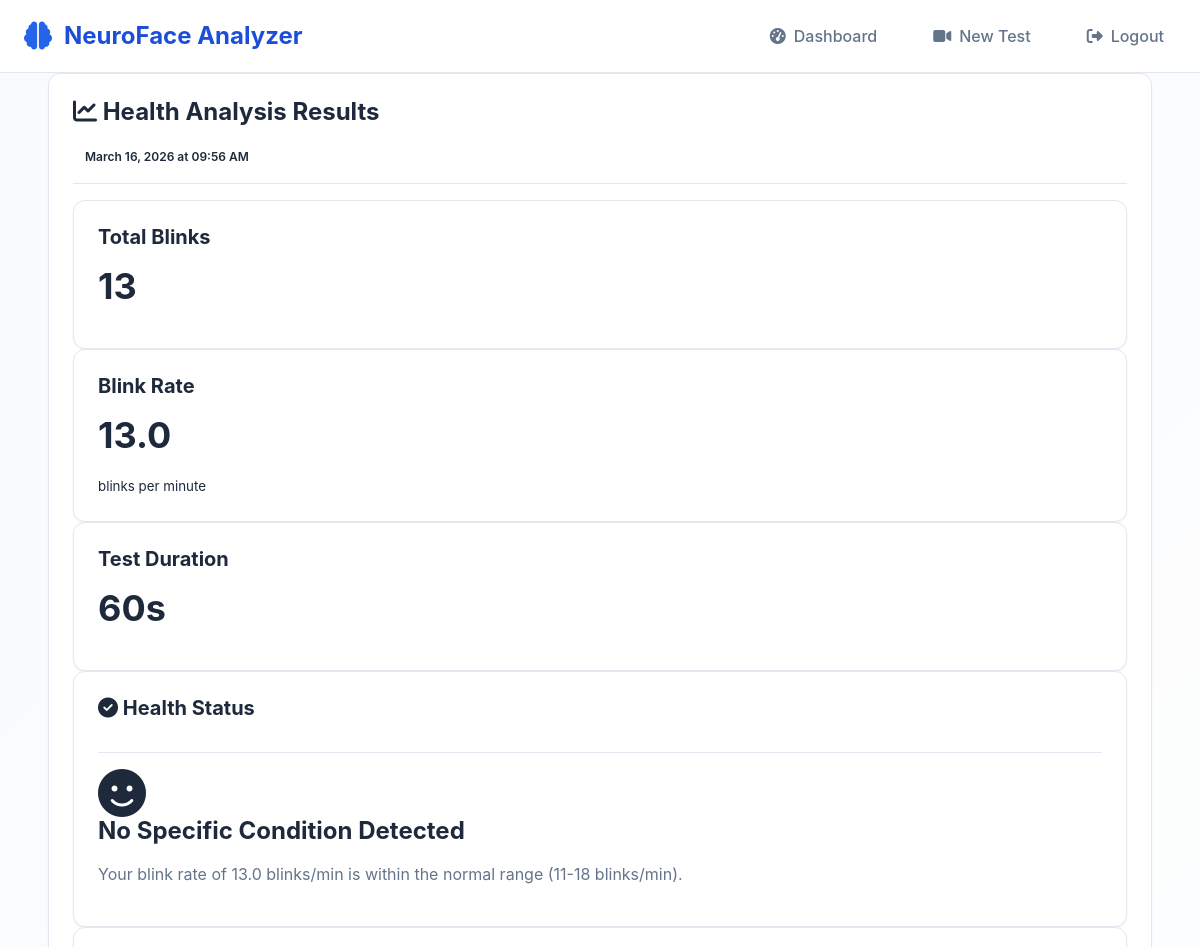
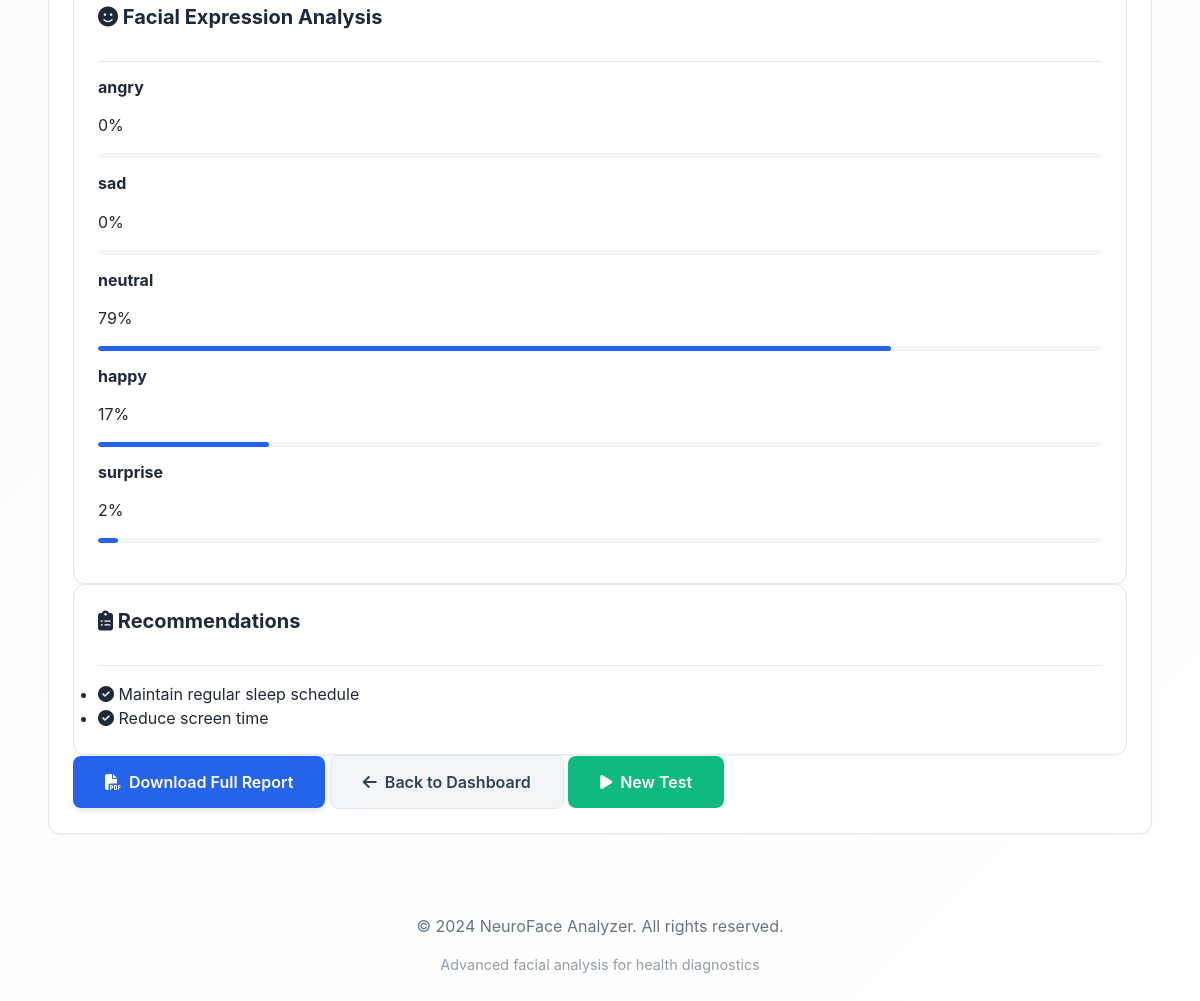
/results/2 (signed in), run on the app's committed database (2 pictures, top to bottom).
### models.py (models this page shows)
class TestResult(db.Model):
    __tablename__ = 'test_results'
    id = db.Column(db.Integer, primary_key=True)
    user_id = db.Column(db.Integer, db.ForeignKey('users.id'), nullable=False)
    blink_count = db.Column(db.Integer, default=0)
    blink_rate = db.Column(db.Float, default=0.0)
    micro_expressions = db.Column(db.Text)  # JSON string
    conditions = db.Column(db.Text)  # JSON string
    confidence_scores = db.Column(db.Text)  # JSON string
    recommendations = db.Column(db.Text)  # JSON string
    facial_asymmetry = db.Column(db.Float, default=0.0)
    expression_variability = db.Column(db.Float, default=0.0)
    test_duration = db.Column(db.Integer, default=60)  # seconds
    test_date = db.Column(db.DateTime, default=datetime.utcnow)

### app.py (the view)
@app.route('/results/<int:result_id>')
@login_required
def results(result_id):
    result = TestResult.query.get_or_404(result_id)
    if result.user_id != current_user.id:
        flash('Access denied.', 'danger')
        return redirect(url_for('dashboard'))
    micro_expressions = json.loads(result.micro_expressions) if result.micro_expressions else {}
    conditions = json.loads(result.conditions) if result.conditions else []
    confidence_scores = json.loads(result.confidence_scores) if result.confidence_scores else {}
    recommendations = json.loads(result.recommendations) if result.recommendations else []
    health_conditions = HealthCondition.query.filter_by(test_result_id=result.id).all()
    return render_template('results.html',
                         result=result,
                         micro_expressions=micro_expressions,
                         conditions=conditions,
                         confidence_scores=confidence_scores,
                         recommendations=recommendations,
                         health_conditions=health_conditions)

### app.py (called while the page is built)
@login_manager.user_loader
def load_user(user_id):
    return User.query.get(int(user_id))

@app.template_filter('fromjson')
def fromjson_filter(value):
    try:
        if isinstance(value, str):
            return json.loads(value)
        return value
    except:
        return []

### templates/results.html (shortened to what this page needs)
    {% set expressions = result.micro_expressions|fromjson %}
    {% set conditions = result.conditions|fromjson %}
    {% set recommendations = result.recommendations|fromjson %}
{% extends "base.html" %}
{% block content %}
<div class="container py-4">
    <div class="row">
        <div class="col-12">
            <div class="card shadow-sm">
                <div class="card-header bg-primary text-white d-flex justify-content-between align-items-center">
                    <h4 class="mb-0">
                        <i class="fas fa-chart-line"></i>
                        Health Analysis Results
                    </h4>
                    <span class="badge bg-light text-dark">
                        {{ result.test_date.strftime('%B %d, %Y at %I:%M %p') }}
                    </span>
                </div>
                <div class="card-body">
                    <div class="row mb-4">
                        <div class="col-md-4">
                            <div class="card bg-light">
                                <div class="card-body text-center">
                                    <h5 class="text-muted">Total Blinks</h5>
                                    <h2 class="display-4">{{ result.blink_count }}</h2>
                                </div>
                            </div>
                        </div>
                        <div class="col-md-4">
                            <div class="card bg-light">
                                <div class="card-body text-center">
                                    <h5 class="text-muted">Blink Rate</h5>
                                    <h2 class="display-4">{{ "%.1f"|format(result.blink_rate) }}</h2>
                                    <small class="text-muted">blinks per minute</small>
                                </div>
                            </div>
                        </div>
                        <div class="col-md-4">
                            <div class="card bg-light">
                                <div class="card-body text-center">
                                    <h5 class="text-muted">Test Duration</h5>
                                    <h2 class="display-4">{{ result.test_duration }}s</h2>
                                </div>
                            </div>
                        </div>
                    </div>
                    <div class="row mb-4">
                        <div class="col-12">
                            {% set conditions = result.conditions|fromjson %}
                            {% set confidence_scores = result.confidence_scores|fromjson %}
                            {% if conditions and conditions[0] != 'No specific condition detected' %}
                                {% set primary_condition = conditions[0] %}
                                {% set confidence = confidence_scores.get(primary_condition, 0) %}
                                <div class="card {% if confidence > 70 %}border-danger{% elif confidence > 50 %}border-warning{% else %}border-info{% endif %}">
                                    <div class="card-header {% if confidence > 70 %}bg-danger{% elif confidence > 50 %}bg-warning{% else %}bg-info{% endif %} text-white">
                                        <h5 class="mb-0">
                                            <i class="fas fa-exclamation-triangle"></i>
                                            Primary Health Indicator
                                        </h5>
                                    </div>
                                    <div class="card-body">
                                        <div class="row align-items-center">
                                            <div class="col-md-8">
                                                <h3>{{ primary_condition }}</h3>
                                                <div class="progress mt-3" style="height: 20px;">
                                                    <div class="progress-bar {% if confidence > 70 %}bg-danger{% elif confidence > 50 %}bg-warning{% else %}bg-info{% endif %}"
                                                         style="width: {{ confidence }}%">
                                                        {{ "%.0f"|format(confidence) }}% Confidence
                                                    </div>
                                                </div>
                                            </div>
                                            <div class="col-md-4 text-center">
                                                <div class="display-1">{{ "%.0f"|format(confidence) }}%</div>
                                                <small class="text-muted">Detection Confidence</small>
                                            </div>
                                        </div>
                                    </div>
                                </div>
                            {% else %}
                                <div class="card border-success">
                                    <div class="card-header bg-success text-white">
                                        <h5 class="mb-0">
                                            <i class="fas fa-check-circle"></i>
                                            Health Status
                                        </h5>
                                    </div>
                                    <div class="card-body text-center">
                                        <i class="fas fa-smile text-success" style="font-size: 48px;"></i>
                                        <h4 class="mt-3">No Specific Condition Detected</h4>
                                        <p class="text-muted">Your blink rate of {{ "%.1f"|format(result.blink_rate) }} blinks/min is within the normal range (11-18 blinks/min).</p>
                                    </div>
                                </div>
                            {% endif %}
                        </div>
                    </div>
                    <div class="row mb-4">
                        <div class="col-12">
                            <div class="card">
                                <div class="card-header bg-secondary text-white">
                                    <h5 class="mb-0">
                                        <i class="fas fa-smile"></i>
                                        Facial Expression Analysis
                                    </h5>
                                </div>
                                <div class="card-body">
                                    <div class="row">
                                        {% set expressions = result.micro_expressions|fromjson %}
                                        {% for emotion, value in expressions.items() %}
                                        <div class="col-md-2 col-6 mb-3">
                                            <div class="text-center">
                                                <h6 class="text-capitalize">{{ emotion }}</h6>
                                                <div class="display-6">{{ value }}%</div>
                                                <div class="progress mt-2" style="height: 5px;">
                                                    <div class="progress-bar
                                                        {% if emotion == 'happy' %}bg-success
                                                        {% elif emotion == 'sad' %}bg-info
                                                        {% elif emotion == 'angry' %}bg-danger
                                                        {% elif emotion == 'surprise' %}bg-warning
                                                        {% else %}bg-secondary{% endif %}"
                                                        style="width: {{ value }}%">
                                                    </div>
                                                </div>
                                            </div>
                                        </div>
                                        {% endfor %}
                                    </div>
                                </div>
                            </div>
                        </div>
                    </div>
                    <div class="row mb-4">
                        <div class="col-12">
                            <div class="card">
                                <div class="card-header bg-info text-white">
                                    <h5 class="mb-0">
                                        <i class="fas fa-clipboard-list"></i>
                                        Recommendations
                                    </h5>
                                </div>
                                <div class="card-body">
                                    <ul class="list-group list-group-flush">
                                        {% set recommendations = result.recommendations|fromjson %}
                                        {% for recommendation in recommendations %}
                                        <li class="list-group-item">
                                            <i class="fas fa-check-circle text-success mr-2"></i>
                                            {{ recommendation }}
                                        </li>
                                        {% endfor %}
                                    </ul>
                                </div>
                            </div>
                        </div>
                    </div>
                    <div class="row">
                        <div class="col-12 text-center">
                            <a href="{{ url_for('download_report', result_id=result.id) }}" class="btn btn-primary btn-lg">
                                <i class="fas fa-file-pdf"></i>
                                Download Full Report
                            </a>
                            <a href="{{ url_for('dashboard') }}" class="btn btn-secondary btn-lg ml-2">
                                <i class="fas fa-arrow-left"></i>
                                Back to Dashboard
                            </a>
                            <a href="{{ url_for('start_test') }}" class="btn btn-success btn-lg ml-2">
                                <i class="fas fa-play"></i>
                                New Test
                            </a>
                        </div>
                    </div>
                </div>
            </div>
        </div>
    </div>
</div>
{% endblock %}

### static/css/style.css (style rules this page uses)
:root { --primary-50: #eff6ff; --primary-100: #dbeafe; --primary-200: #bfdbfe; --primary-300: #93c5fd; --primary-400: #60a5fa; --primary-500: #3b82f6; --primary-600: #2563eb; --primary-700: #1d4ed8; --primary-800: #1e40af; --primary-900: #1e3a8a; --secondary-50: #f8fafc; --secondary-100: #f1f5f9; --secondary-200: #e2e8f0; --secondary-300: #cbd5e1; --secondary-400: #94a3b8; --secondary-500: #64748b; --secondary-600: #475569; --secondary-700: #334155; --secondary-800: #1e293b; --secondary-900: #0f172a; --accent-success: #10b981; --accent-warning: #f59e0b; --accent-danger: #ef4444; --accent-info: #3b82f6; --bg-primary: #ffffff; --bg-secondary: #f8fafc; --bg-tertiary: #f1f5f9; --text-primary: #1e293b; --text-secondary: #64748b; --text-tertiary: #94a3b8; --border-color: #e2e8f0; --shadow-sm: 0 1px 2px 0 rgb(0 0 0 / 0.05); --shadow-md: 0 4px 6px -1px rgb(0 0 0 / 0.1); --shadow-lg: 0 10px 15px -3px rgb(0 0 0 / 0.1); --shadow-xl: 0 20px 25px -5px rgb(0 0 0 / 0.1); --radius-sm: 0.375rem; --radius-md: 0.5rem; --radius-lg: 0.75rem; --radius-xl: 1rem; --radius-full: 9999px; --transition-fast: 150ms cubic-bezier(0.4, 0, 0.2, 1); --transition-normal: 300ms cubic-bezier(0.4, 0, 0.2, 1); --transition-slow: 500ms cubic-bezier(0.4, 0, 0.2, 1); }
* { margin: 0; padding: 0; box-sizing: border-box; }
html { font-size: 16px; scroll-behavior: smooth; }
body { font-family: 'Inter', -apple-system, BlinkMacSystemFont, 'Segoe UI', Roboto, Oxygen, Ubuntu, Cantarell, sans-serif; line-height: 1.5; color: var(--text-primary); background: linear-gradient(135deg, var(--bg-secondary) 0%, var(--bg-primary) 100%); min-height: 100vh; overflow-x: hidden; }
h1, h2, h3, h4, h5, h6 { font-weight: 700; line-height: 1.2; color: var(--text-primary); margin-bottom: 1rem; }
h2 { font-size: 2.25rem; }
h4 { font-size: 1.5rem; }
h5 { font-size: 1.25rem; }
h6 { font-size: 1rem; }
p { margin-bottom: 1rem; color: var(--text-secondary); }
a { color: var(--primary-600); text-decoration: none; transition: color var(--transition-fast); }
.container { width: 100%; max-width: 1200px; margin: 0 auto; padding: 0 1.5rem; }
.btn { display: inline-flex; align-items: center; justify-content: center; gap: 0.5rem; padding: 0.75rem 1.5rem; font-weight: 600; font-size: 0.875rem; line-height: 1.25rem; border: none; border-radius: var(--radius-md); cursor: pointer; transition: all var(--transition-fast); text-decoration: none; user-select: none; }
.btn i { font-size: 1rem; }
.btn-primary { background: var(--primary-600); color: white; box-shadow: var(--shadow-md); }
.btn-secondary { background: var(--secondary-100); color: var(--secondary-700); border: 1px solid var(--border-color); }
.btn-success { background: var(--accent-success); color: white; }
.btn-lg { padding: 1rem 2rem; font-size: 1rem; }
.card { background: var(--bg-primary); border: 1px solid var(--border-color); border-radius: var(--radius-lg); padding: 1.5rem; box-shadow: var(--shadow-sm); transition: all var(--transition-normal); }
.card-header { padding-bottom: 1rem; margin-bottom: 1rem; border-bottom: 1px solid var(--border-color); }
.card-body { padding: 0; }
.progress { height: 0.5rem; background: var(--bg-tertiary); border-radius: var(--radius-full); overflow: hidden; margin: 1rem 0; }
.progress-bar { height: 100%; background: var(--primary-600); border-radius: var(--radius-full); transition: width var(--transition-slow); }
.badge { display: inline-block; padding: 0.25rem 0.75rem; font-size: 0.75rem; font-weight: 600; line-height: 1; text-align: center; white-space: nowrap; vertical-align: baseline; border-radius: var(--radius-full); }

### data on the page
TestResult: test_date "March 16, 2026 at 09:56 AM", blink_count "13", blink_rate "13.0", test_duration "60"

### other printed values
{{ emotion }} "angry" "sad" "neutral" "happy" "surprise"
{{ value }} "0" "0" "79" "17" "2"
{{ recommendation }} "Maintain regular sleep schedule" "Reduce screen time"
